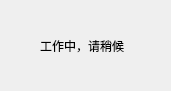
<?xml version="1.0" encoding="UTF-8"?>
<ui version="4.0">
 <class>DialogWait</class>
 <widget class="QDialog" name="DialogWait">
  <property name="geometry">
   <rect>
    <x>0</x>
    <y>0</y>
    <width>171</width>
    <height>91</height>
   </rect>
  </property>
  <property name="minimumSize">
   <size>
    <width>171</width>
    <height>91</height>
   </size>
  </property>
  <property name="maximumSize">
   <size>
    <width>171</width>
    <height>91</height>
   </size>
  </property>
  <property name="contextMenuPolicy">
   <enum>Qt::NoContextMenu</enum>
  </property>
  <property name="windowTitle">
   <string>Dialog</string>
  </property>
  <property name="windowOpacity">
   <double>0.750000000000000</double>
  </property>
  <property name="autoFillBackground">
   <bool>false</bool>
  </property>
  <property name="modal">
   <bool>true</bool>
  </property>
  <widget class="QLabel" name="label">
   <property name="geometry">
    <rect>
     <x>40</x>
     <y>30</y>
     <width>181</width>
     <height>31</height>
    </rect>
   </property>
   <property name="text">
    <string>工作中，请稍候</string>
   </property>
  </widget>
 </widget>
 <resources/>
 <connections/>
</ui>
